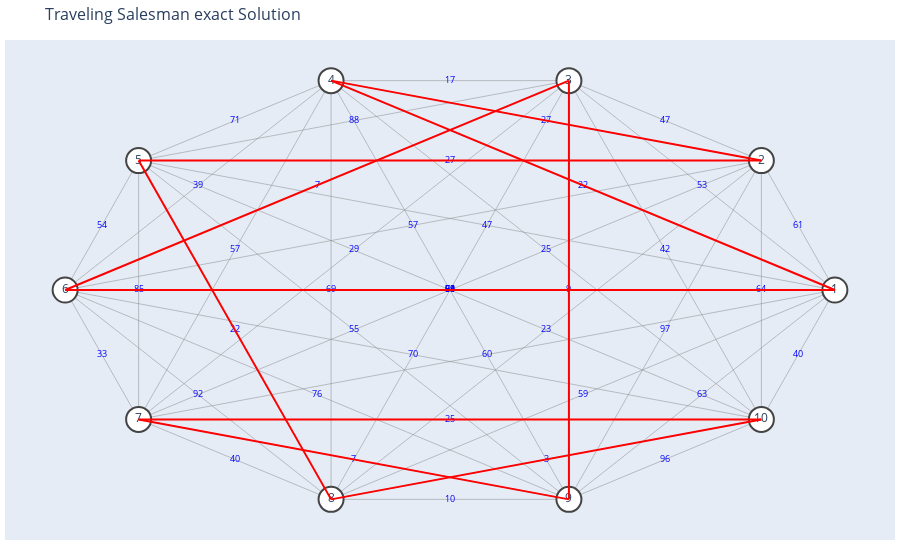

Notebook code cell kept with this figure:
### Code cell
plot_TSP(G2,optimum['G2']['way'],optimum['G2']['cost'])

### Figure 1 — Plotly figure (JSON) as saved in the notebook; plotly's stock layout.template omitted (floating-point values rounded to 4 significant figures; data arrays with more than 128 entries replaced by an {"elided": "..."} marker saying what was removed)
{"data": [{"hoverinfo": "none", "line": {"color": "#888", "width": 0.5}, "mode": "lines", "type": "scatter", "x": {"elided": "135 float values"}, "y": {"elided": "135 float values"}}, {"hoverinfo": "none", "marker": {"color": "#FFF", "colorscale": [[0, "rgb(161, 105, 40)"], [0.1667, "rgb(189, 146, 90)"], [0.3333, "rgb(214, 189, 141)"], [0.5, "rgb(237, 234, 194)"], [0.6667, "rgb(181, 200, 184)"], [0.8333, "rgb(121, 167, 172)"], [1, "rgb(40, 135, 161)"]], "line": {"width": 2}, "reversescale": true, "showscale": false, "size": 25}, "mode": "markers+text", "text": ["1", "2", "3", "4", "5", "6", "7", "8", "9", "10"], "textposition": "middle center", "type": "scatter", "x": [1, 0.809, 0.309, -0.309, -0.809, -1.0, -0.809, -0.309, 0.309, 0.809], "y": [2.662e-08, 0.5878, 0.9511, 0.9511, 0.5878, -6.08e-08, -0.5878, -0.9511, -0.9511, -0.5878]}, {"hoverinfo": "none", "marker": {"opacity": 0}, "mode": "markers+text", "text": ["61", "53", "22", "47", "59", "60", "59", "63", "40", "47", "27", "27", "57", "64", "23", "97", "64", "17", "88", "7", "29", "95", "9", "42", "71", "39", "57", "69", "64", "25", "54", "85", "22", "55", "74", "33", "92", "76", "70", "40", "7", "25", "10", "3", "96"], "textfont": {"color": "blue", "size": 9}, "textposition": "middle center", "type": "scatter", "x": [0.9045, 0.6545, 0.3455, 0.09549, 8.941e-09, 0.09549, 0.3455, 0.6545, 0.9045, 0.559, 0.25, -2.086e-08, -0.09549, 3.874e-08, 0.25, 0.559, 0.809, -2.086e-08, -0.25, -0.3455, -0.25, -5.066e-08, 0.309, 0.559, -0.559, -0.6545, -0.559, -0.309, 5.364e-08, 0.25, -0.9045, -0.809, -0.559, -0.25, -5.066e-08, -0.9045, -0.6545, -0.3455, -0.09549, -0.559, -0.25, 8.941e-09, 2.384e-08, 0.25, 0.559], "y": [0.2939, 0.4755, 0.4755, 0.2939, -1.709e-08, -0.2939, -0.4755, -0.4755, -0.2939, 0.7694, 0.7694, 0.5878, 0.2939, -3.298e-08, -0.1816, -0.1816, -3.179e-09, 0.9511, 0.7694, 0.4755, 0.1816, 5.643e-08, 5.643e-08, 0.1816, 0.7694, 0.4755, 0.1816, 2.662e-08, 2.662e-08, 0.1816, 0.2939, -6.278e-08, -0.1816, -0.1816, -3.298e-08, -0.2939, -0.4755, -0.4755, -0.2939, -0.7694, -0.7694, -0.5878, -0.9511, -0.7694, -0.7694]}, {"hoverinfo": "none", "line": {"color": "#F00", "width": 2}, "mode": "lines", "type": "scatter", "x": [1, -1.0, null, -1.0, 0.309, null, 0.309, 0.309, null, 0.309, -0.809, null, -0.809, 0.809, null, 0.809, -0.309, null, -0.309, -0.809, null, -0.809, 0.809, null, 0.809, -0.309, null, -0.309, 1, null], "y": [2.662e-08, -6.08e-08, null, -6.08e-08, 0.9511, null, 0.9511, -0.9511, null, -0.9511, -0.5878, null, -0.5878, -0.5878, null, -0.5878, -0.9511, null, -0.9511, 0.5878, null, 0.5878, 0.5878, null, 0.5878, 0.9511, null, 0.9511, 2.662e-08, null]}], "layout": {"hovermode": "closest", "margin": {"b": 20, "l": 5, "r": 5, "t": 40}, "showlegend": false, "title": {"font": {"size": 16}, "text": "Traveling Salesman exact Solution"}, "xaxis": {"showgrid": false, "showticklabels": false, "zeroline": false}, "yaxis": {"showgrid": false, "showticklabels": false, "zeroline": false}}}
